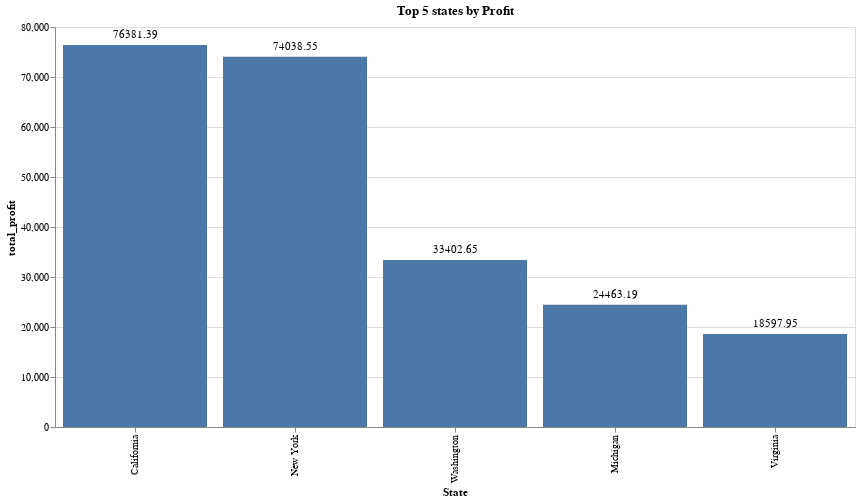

The cell this chart's notebook holds for it:
### Code cell
# Bar chart
bar_chart = b.plot.bar(x=alt.X("State", sort="-y"), y="total_profit").properties(
    width=800, height=400, title="Top 5 states by Profit"
)

# Text labels on top of bars
text = bar_chart.mark_text(
    align="center", baseline="bottom", dy=-5  # Adjust position above bars
).encode(text="total_profit")

bar_chart + text

### Figure 1 — Vega-Lite specification as saved in the notebook (floating-point values rounded to 4 significant figures)
{"config": {"view": {"continuousWidth": 300, "continuousHeight": 300}}, "layer": [{"mark": {"type": "bar", "tooltip": true}, "encoding": {"x": {"field": "State", "sort": "-y", "type": "nominal"}, "y": {"field": "total_profit", "type": "quantitative"}}, "name": "view_1", "title": "Top 5 states by Profit"}, {"mark": {"type": "text", "align": "center", "baseline": "bottom", "dy": -5}, "encoding": {"text": {"field": "total_profit", "type": "quantitative"}, "x": {"field": "State", "sort": "-y", "type": "nominal"}, "y": {"field": "total_profit", "type": "quantitative"}}, "title": "Top 5 states by Profit"}], "data": {"name": "data-090d86319e8021ccef80bb0cae879d60"}, "height": 400, "params": [{"name": "param_8", "select": {"type": "interval", "encodings": ["x", "y"]}, "bind": "scales", "views": ["view_1"]}], "width": 800, "$schema": "https://vega.github.io/schema/vega-lite/v5.20.1.json", "datasets": {"data-090d86319e8021ccef80bb0cae879d60": [{"State": "California", "total_profit": 76380.0}, {"State": "New York", "total_profit": 74040.0}, {"State": "Washington", "total_profit": 33400.0}, {"State": "Michigan", "total_profit": 24460.0}, {"State": "Virginia", "total_profit": 18600.0}]}}
